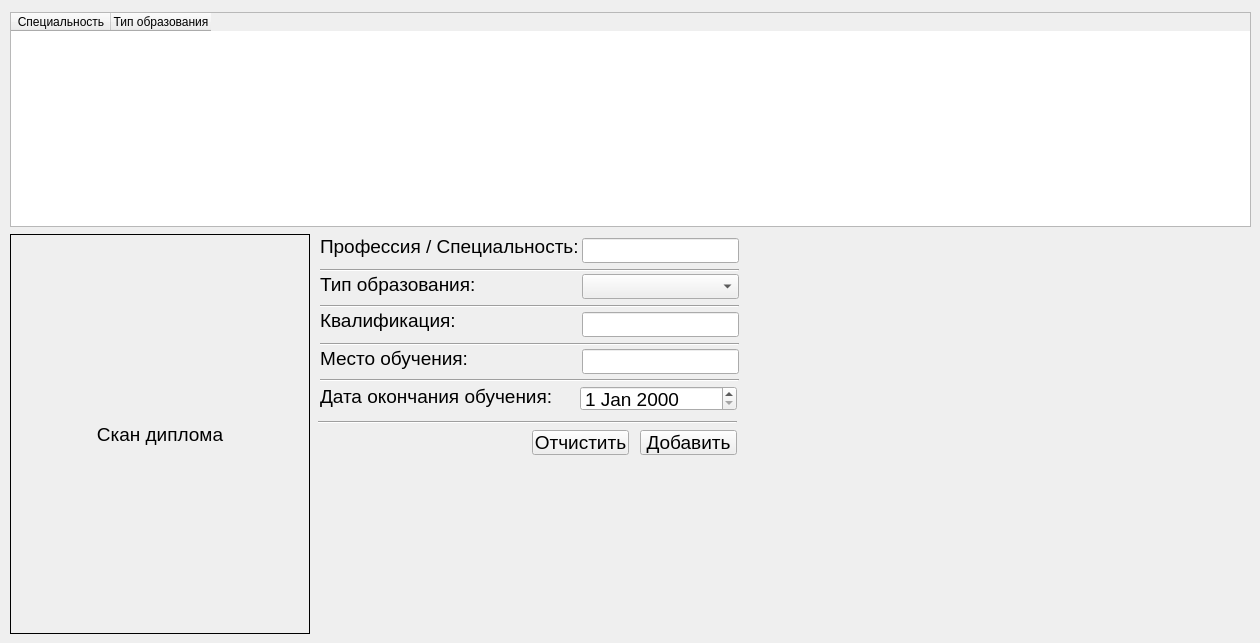
     <widget class="QWidget" name="tab_14">
      <attribute name="title">
       <string>Образование</string>
      </attribute>
      <widget class="QTableWidget" name="tw_addEducation">
       <property name="geometry">
        <rect>
         <x>10</x>
         <y>12</y>
         <width>1241</width>
         <height>215</height>
        </rect>
       </property>
       <property name="editTriggers">
        <set>QAbstractItemView::EditTrigger::NoEditTriggers</set>
       </property>
       <property name="selectionMode">
        <enum>QAbstractItemView::SelectionMode::NoSelection</enum>
       </property>
       <property name="verticalScrollMode">
        <enum>QAbstractItemView::ScrollMode::ScrollPerPixel</enum>
       </property>
       <property name="showGrid">
        <bool>true</bool>
       </property>
       <property name="sortingEnabled">
        <bool>false</bool>
       </property>
       <attribute name="horizontalHeaderShowSortIndicator" stdset="0">
        <bool>false</bool>
       </attribute>
       <attribute name="horizontalHeaderStretchLastSection">
        <bool>false</bool>
       </attribute>
       <attribute name="verticalHeaderVisible">
        <bool>false</bool>
       </attribute>
       <column>
        <property name="text">
         <string>Специальность</string>
        </property>
       </column>
       <column>
        <property name="text">
         <string>Тип образования</string>
        </property>
       </column>
      </widget>
      <widget class="QLabel" name="label_73">
       <property name="geometry">
        <rect>
         <x>320</x>
         <y>308</y>
         <width>155</width>
         <height>25</height>
        </rect>
       </property>
       <property name="font">
        <font>
         <pointsize>14</pointsize>
        </font>
       </property>
       <property name="text">
        <string>Квалификация:</string>
       </property>
      </widget>
      <widget class="QLabel" name="label_74">
       <property name="geometry">
        <rect>
         <x>320</x>
         <y>234</y>
         <width>257</width>
         <height>25</height>
        </rect>
       </property>
       <property name="font">
        <font>
         <pointsize>14</pointsize>
        </font>
       </property>
       <property name="text">
        <string>Профессия / Специальность:</string>
       </property>
      </widget>
      <widget class="QLabel" name="label_75">
       <property name="geometry">
        <rect>
         <x>320</x>
         <y>384</y>
         <width>239</width>
         <height>25</height>
        </rect>
       </property>
       <property name="font">
        <font>
         <pointsize>14</pointsize>
        </font>
       </property>
       <property name="text">
        <string>Дата окончания обучения:</string>
       </property>
      </widget>
      <widget class="QLabel" name="label_76">
       <property name="geometry">
        <rect>
         <x>320</x>
         <y>346</y>
         <width>157</width>
         <height>25</height>
        </rect>
       </property>
       <property name="font">
        <font>
         <pointsize>14</pointsize>
        </font>
       </property>
       <property name="text">
        <string>Место обучения:</string>
       </property>
      </widget>
      <widget class="QPushLabel" name="lb_AddEduDoc">
       <property name="geometry">
        <rect>
         <x>10</x>
         <y>234</y>
         <width>300</width>
         <height>400</height>
        </rect>
       </property>
       <property name="font">
        <font>
         <pointsize>14</pointsize>
        </font>
       </property>
       <property name="frameShape">
        <enum>QFrame::Shape::Box</enum>
       </property>
       <property name="text">
        <string>Скан диплома</string>
       </property>
       <property name="scaledContents">
        <bool>true</bool>
       </property>
       <property name="alignment">
        <set>Qt::AlignmentFlag::AlignCenter</set>
       </property>
      </widget>
      <widget class="Line" name="line_15">
       <property name="geometry">
        <rect>
         <x>320</x>
         <y>262</y>
         <width>419</width>
         <height>16</height>
        </rect>
       </property>
       <property name="orientation">
        <enum>Qt::Orientation::Horizontal</enum>
       </property>
      </widget>
      <widget class="Line" name="line_16">
       <property name="geometry">
        <rect>
         <x>320</x>
         <y>336</y>
         <width>419</width>
         <height>16</height>
        </rect>
       </property>
       <property name="orientation">
        <enum>Qt::Orientation::Horizontal</enum>
       </property>
      </widget>
      <widget class="Line" name="line_17">
       <property name="geometry">
        <rect>
         <x>320</x>
         <y>372</y>
         <width>419</width>
         <height>16</height>
        </rect>
       </property>
       <property name="orientation">
        <enum>Qt::Orientation::Horizontal</enum>
       </property>
      </widget>
      <widget class="QLineEdit" name="le_addProfession">
       <property name="geometry">
        <rect>
         <x>582</x>
         <y>238</y>
         <width>157</width>
         <height>25</height>
        </rect>
       </property>
       <property name="font">
        <font>
         <pointsize>14</pointsize>
        </font>
       </property>
      </widget>
      <widget class="QLineEdit" name="le_addQualification">
       <property name="geometry">
        <rect>
         <x>582</x>
         <y>312</y>
         <width>157</width>
         <height>25</height>
        </rect>
       </property>
       <property name="font">
        <font>
         <pointsize>14</pointsize>
        </font>
       </property>
      </widget>
      <widget class="QLineEdit" name="le_addEduPlace">
       <property name="geometry">
        <rect>
         <x>582</x>
         <y>349</y>
         <width>157</width>
         <height>25</height>
        </rect>
       </property>
       <property name="font">
        <font>
         <pointsize>14</pointsize>
        </font>
       </property>
      </widget>
      <widget class="QDateEdit" name="de_addEduDate">
       <property name="geometry">
        <rect>
         <x>580</x>
         <y>386</y>
         <width>157</width>
         <height>25</height>
        </rect>
       </property>
       <property name="font">
        <font>
         <pointsize>14</pointsize>
        </font>
       </property>
      </widget>
      <widget class="QPushButton" name="qpb_addEdu">
       <property name="geometry">
        <rect>
         <x>640</x>
         <y>430</y>
         <width>97</width>
         <height>25</height>
        </rect>
       </property>
       <property name="font">
        <font>
         <pointsize>14</pointsize>
        </font>
       </property>
       <property name="text">
        <string>Добавить</string>
       </property>
      </widget>
      <widget class="Line" name="line_18">
       <property name="geometry">
        <rect>
         <x>318</x>
         <y>414</y>
         <width>419</width>
         <height>16</height>
        </rect>
       </property>
       <property name="orientation">
        <enum>Qt::Orientation::Horizontal</enum>
       </property>
      </widget>
      <widget class="QLabel" name="label_80">
       <property name="geometry">
        <rect>
         <x>320</x>
         <y>272</y>
         <width>257</width>
         <height>25</height>
        </rect>
       </property>
       <property name="font">
        <font>
         <pointsize>14</pointsize>
        </font>
       </property>
       <property name="text">
        <string>Тип образования:</string>
       </property>
      </widget>
      <widget class="QComboBox" name="cb_eduType">
       <property name="geometry">
        <rect>
         <x>582</x>
         <y>274</y>
         <width>157</width>
         <height>25</height>
        </rect>
       </property>
      </widget>
      <widget class="Line" name="line_19">
       <property name="geometry">
        <rect>
         <x>320</x>
         <y>298</y>
         <width>419</width>
         <height>16</height>
        </rect>
       </property>
       <property name="orientation">
        <enum>Qt::Orientation::Horizontal</enum>
       </property>
      </widget>
      <widget class="QPushButton" name="qpb_clear">
       <property name="geometry">
        <rect>
         <x>532</x>
         <y>430</y>
         <width>97</width>
         <height>25</height>
        </rect>
       </property>
       <property name="font">
        <font>
         <pointsize>14</pointsize>
        </font>
       </property>
       <property name="text">
        <string>Отчистить</string>
       </property>
      </widget>
     </widget>
